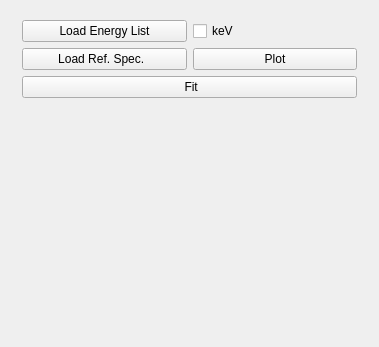
         <widget class="QWidget" name="page_7">
          <property name="geometry">
           <rect>
            <x>0</x>
            <y>0</y>
            <width>379</width>
            <height>347</height>
           </rect>
          </property>
          <attribute name="label">
           <string>XANES Fitting</string>
          </attribute>
          <layout class="QGridLayout" name="gridLayout_10">
           <item row="0" column="0">
            <widget class="QWidget" name="widget_3" native="true">
             <layout class="QGridLayout" name="gridLayout_2">
              <property name="leftMargin">
               <number>11</number>
              </property>
              <property name="rightMargin">
               <number>11</number>
              </property>
              <item row="0" column="0">
               <layout class="QHBoxLayout" name="horizontalLayout_9">
                <item>
                 <widget class="QPushButton" name="pb_elist_xanes">
                  <property name="sizePolicy">
                   <sizepolicy hsizetype="Preferred" vsizetype="Preferred">
                    <horstretch>0</horstretch>
                    <verstretch>0</verstretch>
                   </sizepolicy>
                  </property>
                  <property name="styleSheet">
                   <string notr="true"/>
                  </property>
                  <property name="text">
                   <string>  Load Energy List  </string>
                  </property>
                 </widget>
                </item>
                <item>
                 <widget class="QCheckBox" name="cb_kev_flag">
                  <property name="text">
                   <string>keV</string>
                  </property>
                 </widget>
                </item>
               </layout>
              </item>
              <item row="1" column="0">
               <layout class="QHBoxLayout" name="horizontalLayout_10">
                <item>
                 <widget class="QPushButton" name="pb_ref_xanes">
                  <property name="sizePolicy">
                   <sizepolicy hsizetype="Preferred" vsizetype="Preferred">
                    <horstretch>0</horstretch>
                    <verstretch>0</verstretch>
                   </sizepolicy>
                  </property>
                  <property name="styleSheet">
                   <string notr="true"/>
                  </property>
                  <property name="text">
                   <string>  Load Ref. Spec.    </string>
                  </property>
                 </widget>
                </item>
                <item>
                 <widget class="QPushButton" name="pb_plot_refs">
                  <property name="styleSheet">
                   <string notr="true"/>
                  </property>
                  <property name="text">
                   <string>Plot</string>
                  </property>
                 </widget>
                </item>
               </layout>
              </item>
              <item row="2" column="0">
               <widget class="QPushButton" name="pb_xanes_fit">
                <property name="enabled">
                 <bool>true</bool>
                </property>
                <property name="sizePolicy">
                 <sizepolicy hsizetype="Preferred" vsizetype="Minimum">
                  <horstretch>0</horstretch>
                  <verstretch>0</verstretch>
                 </sizepolicy>
                </property>
                <property name="styleSheet">
                 <string notr="true"/>
                </property>
                <property name="text">
                 <string> Fit</string>
                </property>
               </widget>
              </item>
             </layout>
            </widget>
           </item>
           <item row="1" column="0">
            <spacer name="verticalSpacer">
             <property name="orientation">
              <enum>Qt::Vertical</enum>
             </property>
             <property name="sizeHint" stdset="0">
              <size>
               <width>20</width>
               <height>40</height>
              </size>
             </property>
            </spacer>
           </item>
          </layout>
         </widget>
